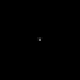
Frame 1 (no input)
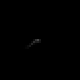
Frame 60 (no input)
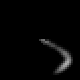
Frame 120 (the mouse pressed at the canvas centre since frame 60)

The p5.js sketch that drew these frames (run headless with seeded random() and noise() and a simulated clock; from frame 60 on, the mouse is pressed at the canvas centre):

// p5.js sketch
// ── sketch.js
let fluid;
let gifLength = 180;
let canvas;

function setup() {
  var p5Canvas = createCanvas(N * scale, N * scale);
  canvas = p5Canvas;

  frameRate(22);

  fluid = new Fluid(0.1, 0, 0.001);
}

function draw() {
  background(0);

  let t = 0;

  let cx = int((0.5 * width) / scale);
  let cy = int((0.5 * height) / scale);
  fluid.addDensity(cx, cy, random(100, 200));

  let angle = noise(t) * TWO_PI;
  let v = p5.Vector.fromAngle(angle);
  v.mult(1);
  t += 100;
  fluid.addVelocity(cx, cy, v.x, v.y);

  fluid.buildFluid();
  fluid.renderFluid();
  fluid.addfadeFluid();
}

// ── fluid.js
let N = 40;
let iter = 16;
let scale = 2;
let density = 0;

function IX(x, y) {
  x = constrain(x, 0, N - 1);
  y = constrain(y, 0, N - 1);
  return x + y * N;
}

class Fluid {
  constructor(dt, diff, visc) {
    this.size = N;
    this.dt = dt;
    this.diff = diff; // control the diffusion of the fluid (how much flow is happening)
    this.visc = visc; // control thickness of the fluid
    this.s = new Array(N * N).fill(0);
    this.density = new Array(N * N).fill(0);

    // velocity
    this.Vx = new Array(N * N).fill(0);
    this.Vy = new Array(N * N).fill(0);
    this.Vz = new Array(N * N).fill(0);

    // previos velocity
    this.Vx0 = new Array(N * N).fill(0);
    this.Vy0 = new Array(N * N).fill(0);
    this.Vz0 = new Array(N * N).fill(0);
  }

  buildFluid() {
    let N = this.size;
    let visc = this.visc;
    let diff = this.diff;
    let dt = this.dt;
    let Vx = this.Vx;
    let Vy = this.Vy;
    let Vz = this.Vz;
    let Vx0 = this.Vx0;
    let Vy0 = this.Vy0;
    let Vz0 = this.Vz0;
    let s = this.s;
    let density = this.density;

    diffuse(1, Vx0, Vx, visc, dt);
    diffuse(2, Vy0, Vy, visc, dt);

    project(Vx0, Vy0, Vx, Vy);

    advect(1, Vx, Vx0, Vx0, Vy0, dt);
    advect(2, Vy, Vy0, Vx0, Vy0, dt);

    project(Vx, Vy, Vx0, Vy0);

    diffuse(0, s, density, diff, dt);
    advect(0, density, s, Vx, Vy, dt);
  }

  addDensity(x, y, amount) {
    let index = IX(x, y);
    this.density[index] += amount;
  }

  addVelocity(x, y, mountX, mounty) {
    let index = IX(x, y);
    this.Vx[index] += mountX;
    this.Vy[index] += mounty;
  }

  addfadeFluid() {
    for (let i = 0; i < this.density.length; i++) {
      let d = this.density[i];
      this.density[i] = constrain(d - 19, 0, 255);
    }
  }

  renderFluid() {
    for (let i = 0; i < N; i++) {
      for (let j = 0; j < N; j++) {
        let x = i * scale;
        let y = j * scale;
        let d = this.density[IX(i, j)];
        fill(d);
        noStroke();
        ellipse(x, y, scale, scale);
      }
    }
  }
} // class bracket

// ── fluidHelper.js
function diffuse(b, x, x0, diff, dt) {
  let a = dt * diff * (N - 2) * (N - 2);
  lin_solve(b, x, x0, a, 1 + 6 * a);
}

function lin_solve(b, x, x0, a, c) {
  let cRecip = 1.0 / c;
  for (let k = 0; k < iter; k++) {
    for (let j = 1; j < N - 1; j++) {
      for (let i = 1; i < N - 1; i++) {
        x[IX(i, j)] =
          (x0[IX(i, j)] +
            a *
              (x[IX(i + 1, j)] +
                x[IX(i - 1, j)] +
                x[IX(i, j + 1)] +
                x[IX(i, j - 1)])) *
          cRecip;
      }
    }
    setBoundy(b, x);
  }
}

function project(velocX, velocY, p, div) {
  for (let j = 1; j < N - 1; j++) {
    for (let i = 1; i < N - 1; i++) {
      div[IX(i, j)] =
        (-0.5 *
          (velocX[IX(i + 1, j)] -
            velocX[IX(i - 1, j)] +
            velocY[IX(i, j + 1)] -
            velocY[IX(i, j - 1)])) /
        N;
      p[IX(i, j)] = 0;
    }
  }

  setBoundy(0, div);
  setBoundy(0, p);
  lin_solve(0, p, div, 1, 6);

  for (let j = 1; j < N - 1; j++) {
    for (let i = 1; i < N - 1; i++) {
      velocX[IX(i, j)] -= 0.5 * (p[IX(i + 1, j)] - p[IX(i - 1, j)]) * N;
      velocY[IX(i, j)] -= 0.5 * (p[IX(i, j + 1)] - p[IX(i, j - 1)]) * N;
    }
  }

  setBoundy(1, velocX);
  setBoundy(2, velocY);
}

function advect(b, d, d0, velocX, velocY, dt) {
  let i0, i1, j0, j1;

  let dtx = dt * (N - 2);
  let dty = dt * (N - 2);

  let s0, s1, t0, t1;
  let tmp1, tmp2, tmp3, x, y;

  let Nfloat = N;
  let ifloat, jfloat;
  let i, j;

  for (j = 1, jfloat = 1; j < N - 1; j++, jfloat++) {
    for (i = 1, ifloat = 1; i < N - 1; i++, ifloat++) {
      tmp1 = dtx * velocX[IX(i, j)];
      tmp2 = dty * velocY[IX(i, j)];
      x = ifloat - tmp1;
      y = jfloat - tmp2;

      if (x < 0.5) x = 0.5;
      if (x > Nfloat + 0.5) x = Nfloat + 0.5;
      i0 = Math.floor(x);
      i1 = i0 + 1.0;
      if (y < 0.5) y = 0.5;
      if (y > Nfloat + 0.5) y = Nfloat + 0.5;
      j0 = Math.floor(y);
      j1 = j0 + 1.0;

      s1 = x - i0;
      s0 = 1.0 - s1;
      t1 = y - j0;
      t0 = 1.0 - t1;

      let i0i = parseInt(i0);
      let i1i = parseInt(i1);
      let j0i = parseInt(j0);
      let j1i = parseInt(j1);

      d[IX(i, j)] =
        s0 * (t0 * d0[IX(i0i, j0i)]) +
        t1 * d0[IX(i0i, j1i)] +
        s1 * (t0 * d0[IX(i1i, j0i)]) +
        t1 * d0[IX(i1i, j1i)];
    }
  }

  setBoundy(b, d);
}

function setBoundy(b, x) {
  for (let i = 1; i < N - 1; i++) {
    x[IX(i, 0)] = b == 2 ? -x[IX(i, 1)] : x[IX(i, 1)];
    x[IX(i, N - 1)] = b == 2 ? -x[IX(i, N - 2)] : x[IX(i, N - 2)];
  }

  for (let j = 1; j < N - 1; j++) {
    x[IX(0, j)] = b == 1 ? -x[IX(1, j)] : x[IX(1, j)];
    x[IX(N - 1, j)] = b == 1 ? -x[IX(N - 2, j)] : x[IX(N - 2, j)];
  }

  x[IX(0, 0)] = 0.5 * (x[IX(1, 0)] + x[IX(0, 1)]);
  x[IX(0, N - 1)] = 0.5 * (x[IX(1, N - 1)] + x[IX(0, N - 2)]);
  x[IX(N - 1, 0)] = 0.5 * (x[IX(N - 2, 0)] + x[IX(N - 1, 1)]);
  x[IX(N - 1, N - 1)] = 0.5 * (x[IX(N - 2, N - 1)] + x[IX(N - 1, N - 2)]);
}
